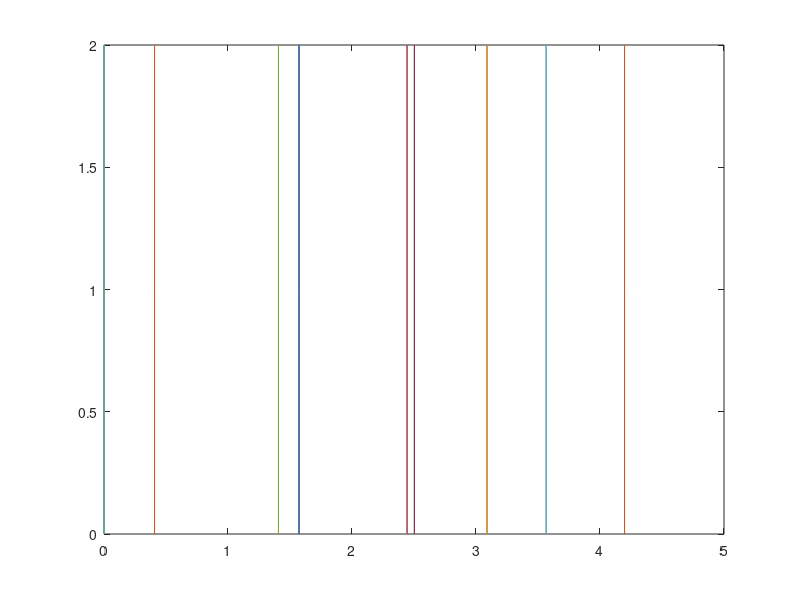

MATLAB code to generate this figure:
function [genomePositions] = GenomeGenesis()
%UNTITLED4 Summary of this function goes here
%   Detailed explanation goes here
genomePositions=0;
plot(genomePositions*ones(3),[0,1,2]);hold on;
for i=1:9
    lastPos=max(genomePositions)
    genomePositions=[genomePositions,lastPos+rand()]
    plot(genomePositions(i)*ones(3),[0,1,2]);hold on;
end

end

